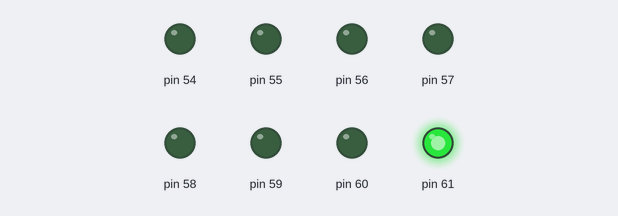
Recording of a sketch running on a simulated Arduino Mega 2560, built with avr-gcc and run on an emulated ATmega2560. Parts: output pins drawn as LEDs (lit = HIGH).

Above: at 0.1 s.
At 0.54 s:
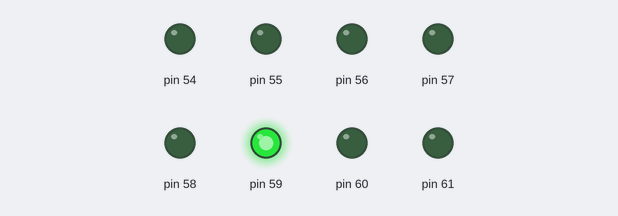
At 1.2 s:
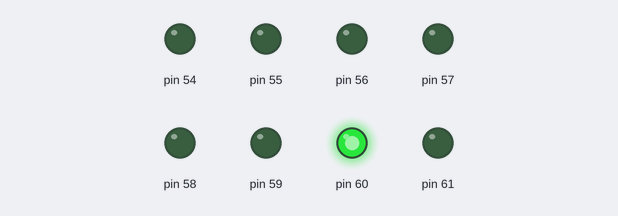
At 2.51 s:
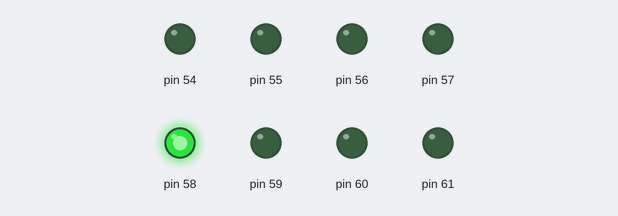
Timing chart, 0 to 3.0 s (numbered marks = the images above):
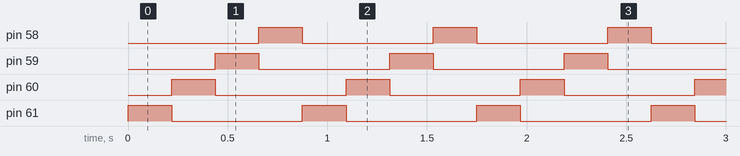

Measured:
- by itself, pin 58–61: alternates HIGH for 0.22 s and LOW for 0.66 s
- by itself, everything shown: repeats every 0.88 s, in 4 steps

The sketch:

sketch.ino
```cpp
void setup() {
  // put your setup code here, to run once:
  volatile char *ddr_f=(char*)0x30;
  *ddr_f=0xff;

}

void loop() {
  // put your main code here, to run repeatedly:
  volatile char *port_f=(char*)0x31;

 volatile char i;
 volatile long x;

 for(i=7;i>=4;i--)
 {
  *port_f=(1<<i);
  for(x=0;x<100000;x++);

 }


}
```
